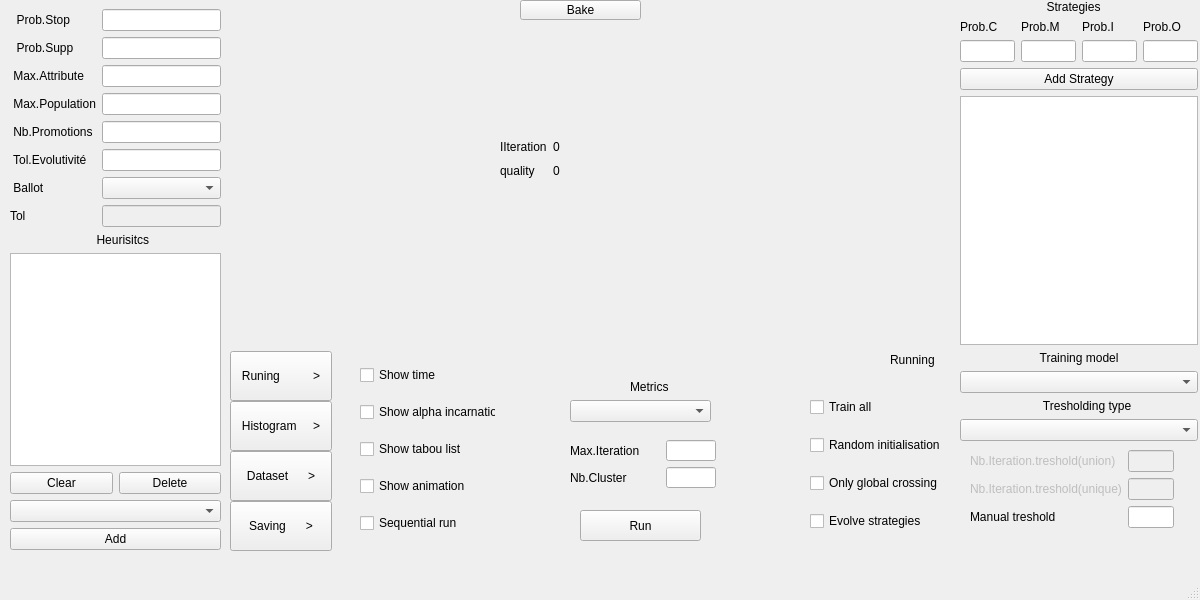
<?xml version="1.0" encoding="UTF-8"?>
<ui version="4.0">
 <class>MainWindow</class>
 <widget class="QMainWindow" name="MainWindow">
  <property name="sizePolicy">
   <sizepolicy hsizetype="Fixed" vsizetype="Fixed">
    <horstretch>0</horstretch>
    <verstretch>0</verstretch>
   </sizepolicy>
  </property>
  <property name="minimumSize">
   <size>
    <width>1200</width>
    <height>600</height>
   </size>
  </property>
  <property name="maximumSize">
   <size>
    <width>1200</width>
    <height>600</height>
   </size>
  </property>
  <property name="windowTitle">
   <string>HyperHeuristic</string>
  </property>
  <property name="unifiedTitleAndToolBarOnMac">
   <bool>false</bool>
  </property>
  <widget class="QWidget" name="centralwidget">
   <widget class="QWidget" name="verticalLayoutWidget_2">
    <property name="geometry">
     <rect>
      <x>960</x>
      <y>0</y>
      <width>238</width>
      <height>441</height>
     </rect>
    </property>
    <layout class="QVBoxLayout" name="Strategie">
     <item>
      <widget class="QLabel" name="label_10">
       <property name="text">
        <string>                          Strategies</string>
       </property>
      </widget>
     </item>
     <item>
      <layout class="QGridLayout" name="gridLayout">
       <item row="1" column="3">
        <widget class="QLineEdit" name="prob_i"/>
       </item>
       <item row="1" column="1">
        <widget class="QLineEdit" name="prob_c"/>
       </item>
       <item row="0" column="2">
        <widget class="QLabel" name="label_12">
         <property name="text">
          <string>Prob.M</string>
         </property>
        </widget>
       </item>
       <item row="0" column="3">
        <widget class="QLabel" name="label_13">
         <property name="text">
          <string>Prob.I</string>
         </property>
        </widget>
       </item>
       <item row="0" column="4">
        <widget class="QLabel" name="label_14">
         <property name="text">
          <string>Prob.O</string>
         </property>
        </widget>
       </item>
       <item row="1" column="4">
        <widget class="QLineEdit" name="prob_o"/>
       </item>
       <item row="0" column="1">
        <widget class="QLabel" name="label_11">
         <property name="text">
          <string>Prob.C</string>
         </property>
        </widget>
       </item>
       <item row="1" column="2">
        <widget class="QLineEdit" name="prob_m"/>
       </item>
      </layout>
     </item>
     <item>
      <widget class="QPushButton" name="add_strategy">
       <property name="text">
        <string>Add Strategy</string>
       </property>
      </widget>
     </item>
     <item>
      <widget class="QTableWidget" name="strategies">
       <attribute name="horizontalHeaderDefaultSectionSize">
        <number>59</number>
       </attribute>
      </widget>
     </item>
     <item>
      <widget class="QLabel" name="label_15">
       <property name="text">
        <string>                        Training model</string>
       </property>
      </widget>
     </item>
     <item>
      <widget class="QComboBox" name="training_model"/>
     </item>
     <item>
      <widget class="QLabel" name="label_19">
       <property name="text">
        <string>                         Tresholding type</string>
       </property>
      </widget>
     </item>
     <item>
      <widget class="QComboBox" name="treshold_type"/>
     </item>
    </layout>
   </widget>
   <widget class="QWidget" name="seuil" native="true">
    <property name="enabled">
     <bool>true</bool>
    </property>
    <property name="geometry">
     <rect>
      <x>970</x>
      <y>450</y>
      <width>211</width>
      <height>101</height>
     </rect>
    </property>
    <widget class="QWidget" name="formLayoutWidget_2">
     <property name="geometry">
      <rect>
       <x>0</x>
       <y>0</y>
       <width>204</width>
       <height>101</height>
      </rect>
     </property>
     <layout class="QFormLayout" name="panel">
      <item row="0" column="0">
       <widget class="QLabel" name="union_treshold_label">
        <property name="enabled">
         <bool>false</bool>
        </property>
        <property name="text">
         <string>Nb.Iteration.treshold(union) </string>
        </property>
       </widget>
      </item>
      <item row="0" column="1">
       <widget class="QLineEdit" name="nb_tresholding_union">
        <property name="enabled">
         <bool>false</bool>
        </property>
       </widget>
      </item>
      <item row="1" column="0">
       <widget class="QLabel" name="unique_treshold_label">
        <property name="enabled">
         <bool>false</bool>
        </property>
        <property name="text">
         <string>Nb.Iteration.treshold(unique)</string>
        </property>
       </widget>
      </item>
      <item row="1" column="1">
       <widget class="QLineEdit" name="nb_tresholding_unique">
        <property name="enabled">
         <bool>false</bool>
        </property>
       </widget>
      </item>
      <item row="2" column="0">
       <widget class="QLabel" name="manual_treshold_label">
        <property name="text">
         <string>Manual treshold</string>
        </property>
       </widget>
      </item>
      <item row="2" column="1">
       <widget class="QLineEdit" name="manual_treshold"/>
      </item>
     </layout>
    </widget>
   </widget>
   <widget class="QWidget" name="verticalLayoutWidget_3">
    <property name="geometry">
     <rect>
      <x>10</x>
      <y>9</y>
      <width>211</width>
      <height>541</height>
     </rect>
    </property>
    <layout class="QVBoxLayout" name="Parametres">
     <item>
      <layout class="QVBoxLayout" name="verticalLayout">
       <item>
        <layout class="QFormLayout" name="formLayout">
         <property name="sizeConstraint">
          <enum>QLayout::SetDefaultConstraint</enum>
         </property>
         <item row="1" column="0">
          <widget class="QLabel" name="label_2">
           <property name="text">
            <string>  Prob.Supp </string>
           </property>
          </widget>
         </item>
         <item row="1" column="1">
          <widget class="QLineEdit" name="prob_supp"/>
         </item>
         <item row="2" column="0">
          <widget class="QLabel" name="label_3">
           <property name="text">
            <string> Max.Attribute</string>
           </property>
          </widget>
         </item>
         <item row="2" column="1">
          <widget class="QLineEdit" name="max_attribute"/>
         </item>
         <item row="3" column="0">
          <widget class="QLabel" name="label_6">
           <property name="text">
            <string> Max.Population</string>
           </property>
          </widget>
         </item>
         <item row="3" column="1">
          <widget class="QLineEdit" name="max_population"/>
         </item>
         <item row="4" column="0">
          <widget class="QLabel" name="label_7">
           <property name="text">
            <string> Nb.Promotions</string>
           </property>
          </widget>
         </item>
         <item row="4" column="1">
          <widget class="QLineEdit" name="nb_promotions"/>
         </item>
         <item row="5" column="0">
          <widget class="QLabel" name="label_8">
           <property name="text">
            <string> Tol.Evolutivité</string>
           </property>
          </widget>
         </item>
         <item row="5" column="1">
          <widget class="QLineEdit" name="tol_evolutivite"/>
         </item>
         <item row="6" column="0">
          <widget class="QLabel" name="label_9">
           <property name="text">
            <string> Ballot</string>
           </property>
          </widget>
         </item>
         <item row="0" column="0">
          <widget class="QLabel" name="label">
           <property name="text">
            <string>  Prob.Stop  </string>
           </property>
          </widget>
         </item>
         <item row="0" column="1">
          <widget class="QLineEdit" name="prob_stop"/>
         </item>
         <item row="6" column="1">
          <widget class="QComboBox" name="ballot"/>
         </item>
         <item row="7" column="1">
          <widget class="QLineEdit" name="tol">
           <property name="enabled">
            <bool>false</bool>
           </property>
          </widget>
         </item>
         <item row="7" column="0">
          <widget class="QLabel" name="label_24">
           <property name="enabled">
            <bool>true</bool>
           </property>
           <property name="text">
            <string>Tol</string>
           </property>
          </widget>
         </item>
        </layout>
       </item>
       <item>
        <widget class="QLabel" name="label_4">
         <property name="text">
          <string>                          Heurisitcs</string>
         </property>
        </widget>
       </item>
       <item>
        <widget class="QListWidget" name="heuristics"/>
       </item>
       <item>
        <layout class="QHBoxLayout" name="horizontalLayout">
         <item>
          <widget class="QPushButton" name="clear">
           <property name="baseSize">
            <size>
             <width>0</width>
             <height>10</height>
            </size>
           </property>
           <property name="text">
            <string>Clear</string>
           </property>
          </widget>
         </item>
         <item>
          <widget class="QPushButton" name="delete_h">
           <property name="baseSize">
            <size>
             <width>0</width>
             <height>10</height>
            </size>
           </property>
           <property name="text">
            <string>Delete</string>
           </property>
          </widget>
         </item>
        </layout>
       </item>
       <item>
        <widget class="QComboBox" name="add_heuristics"/>
       </item>
       <item>
        <widget class="QPushButton" name="heuristics_button">
         <property name="text">
          <string>Add</string>
         </property>
        </widget>
       </item>
      </layout>
     </item>
    </layout>
   </widget>
   <widget class="QWidget" name="verticalLayoutWidget_4">
    <property name="geometry">
     <rect>
      <x>230</x>
      <y>351</y>
      <width>102</width>
      <height>202</height>
     </rect>
    </property>
    <layout class="QVBoxLayout" name="MidTools">
     <property name="spacing">
      <number>0</number>
     </property>
     <property name="sizeConstraint">
      <enum>QLayout::SetNoConstraint</enum>
     </property>
     <item>
      <widget class="QPushButton" name="running">
       <property name="minimumSize">
        <size>
         <width>100</width>
         <height>50</height>
        </size>
       </property>
       <property name="text">
        <string>Runing          &gt;</string>
       </property>
      </widget>
     </item>
     <item>
      <widget class="QPushButton" name="histogram">
       <property name="minimumSize">
        <size>
         <width>100</width>
         <height>50</height>
        </size>
       </property>
       <property name="text">
        <string>Histogram     &gt;</string>
       </property>
      </widget>
     </item>
     <item>
      <widget class="QPushButton" name="dataset">
       <property name="minimumSize">
        <size>
         <width>100</width>
         <height>50</height>
        </size>
       </property>
       <property name="text">
        <string>Dataset      &gt;</string>
       </property>
      </widget>
     </item>
     <item>
      <widget class="QPushButton" name="saving">
       <property name="minimumSize">
        <size>
         <width>100</width>
         <height>50</height>
        </size>
       </property>
       <property name="text">
        <string>Saving      &gt;</string>
       </property>
      </widget>
     </item>
    </layout>
   </widget>
   <widget class="QWidget" name="Running" native="true">
    <property name="enabled">
     <bool>true</bool>
    </property>
    <property name="geometry">
     <rect>
      <x>330</x>
      <y>350</y>
      <width>631</width>
      <height>201</height>
     </rect>
    </property>
    <widget class="QLabel" name="label_20">
     <property name="geometry">
      <rect>
       <x>560</x>
       <y>0</y>
       <width>61</width>
       <height>21</height>
      </rect>
     </property>
     <property name="text">
      <string>Running</string>
     </property>
     <property name="textFormat">
      <enum>Qt::RichText</enum>
     </property>
    </widget>
    <widget class="QPushButton" name="run">
     <property name="geometry">
      <rect>
       <x>250</x>
       <y>160</y>
       <width>121</width>
       <height>31</height>
      </rect>
     </property>
     <property name="text">
      <string>Run</string>
     </property>
    </widget>
    <widget class="QWidget" name="verticalLayoutWidget_5">
     <property name="geometry">
      <rect>
       <x>30</x>
       <y>9</y>
       <width>136</width>
       <height>181</height>
      </rect>
     </property>
     <layout class="QVBoxLayout" name="verticalLayout_2">
      <item>
       <widget class="QCheckBox" name="show_time">
        <property name="minimumSize">
         <size>
          <width>0</width>
          <height>30</height>
         </size>
        </property>
        <property name="text">
         <string>Show time</string>
        </property>
       </widget>
      </item>
      <item>
       <widget class="QCheckBox" name="show_alpha_incarnation">
        <property name="minimumSize">
         <size>
          <width>0</width>
          <height>30</height>
         </size>
        </property>
        <property name="text">
         <string>Show alpha incarnation</string>
        </property>
       </widget>
      </item>
      <item>
       <widget class="QCheckBox" name="show_tabou_list">
        <property name="minimumSize">
         <size>
          <width>0</width>
          <height>30</height>
         </size>
        </property>
        <property name="text">
         <string>Show tabou list</string>
        </property>
       </widget>
      </item>
      <item>
       <widget class="QCheckBox" name="show_animation">
        <property name="minimumSize">
         <size>
          <width>0</width>
          <height>30</height>
         </size>
        </property>
        <property name="text">
         <string>Show animation</string>
        </property>
       </widget>
      </item>
      <item>
       <widget class="QCheckBox" name="sequential_run">
        <property name="minimumSize">
         <size>
          <width>0</width>
          <height>30</height>
         </size>
        </property>
        <property name="text">
         <string>Sequential run</string>
        </property>
       </widget>
      </item>
     </layout>
    </widget>
    <widget class="QLabel" name="label_21">
     <property name="geometry">
      <rect>
       <x>300</x>
       <y>30</y>
       <width>47</width>
       <height>13</height>
      </rect>
     </property>
     <property name="text">
      <string>Metrics</string>
     </property>
    </widget>
    <widget class="QComboBox" name="metrics">
     <property name="enabled">
      <bool>true</bool>
     </property>
     <property name="geometry">
      <rect>
       <x>240</x>
       <y>50</y>
       <width>141</width>
       <height>22</height>
      </rect>
     </property>
    </widget>
    <widget class="QWidget" name="formLayoutWidget_3">
     <property name="geometry">
      <rect>
       <x>240</x>
       <y>90</y>
       <width>146</width>
       <height>48</height>
      </rect>
     </property>
     <layout class="QFormLayout" name="formLayout_3">
      <item row="0" column="0">
       <widget class="QLabel" name="label_22">
        <property name="text">
         <string>Max.Iteration      </string>
        </property>
       </widget>
      </item>
      <item row="0" column="1">
       <widget class="QLineEdit" name="max_iteration"/>
      </item>
      <item row="1" column="0">
       <widget class="QLabel" name="label_23">
        <property name="text">
         <string>Nb.Cluster</string>
        </property>
       </widget>
      </item>
      <item row="1" column="1">
       <widget class="QLineEdit" name="nb_cluster"/>
      </item>
     </layout>
    </widget>
    <widget class="QWidget" name="verticalLayoutWidget_6">
     <property name="geometry">
      <rect>
       <x>480</x>
       <y>40</y>
       <width>136</width>
       <height>151</height>
      </rect>
     </property>
     <layout class="QVBoxLayout" name="verticalLayout_3">
      <item>
       <widget class="QCheckBox" name="train_all">
        <property name="minimumSize">
         <size>
          <width>0</width>
          <height>30</height>
         </size>
        </property>
        <property name="text">
         <string>Train all</string>
        </property>
       </widget>
      </item>
      <item>
       <widget class="QCheckBox" name="random_initalisation">
        <property name="minimumSize">
         <size>
          <width>0</width>
          <height>30</height>
         </size>
        </property>
        <property name="text">
         <string>Random initialisation</string>
        </property>
       </widget>
      </item>
      <item>
       <widget class="QCheckBox" name="only_global_crossing">
        <property name="minimumSize">
         <size>
          <width>0</width>
          <height>30</height>
         </size>
        </property>
        <property name="text">
         <string>Only global crossing</string>
        </property>
       </widget>
      </item>
      <item>
       <widget class="QCheckBox" name="evolve_strategies">
        <property name="minimumSize">
         <size>
          <width>0</width>
          <height>30</height>
         </size>
        </property>
        <property name="text">
         <string>Evolve strategies</string>
        </property>
       </widget>
      </item>
     </layout>
    </widget>
   </widget>
   <widget class="QPushButton" name="bake">
    <property name="geometry">
     <rect>
      <x>520</x>
      <y>0</y>
      <width>121</width>
      <height>20</height>
     </rect>
    </property>
    <property name="text">
     <string>Bake</string>
    </property>
   </widget>
   <widget class="QWidget" name="formLayoutWidget_4">
    <property name="geometry">
     <rect>
      <x>500</x>
      <y>140</y>
      <width>160</width>
      <height>41</height>
     </rect>
    </property>
    <layout class="QFormLayout" name="formLayout_2">
     <property name="verticalSpacing">
      <number>10</number>
     </property>
     <item row="0" column="0">
      <widget class="QLabel" name="label_5">
       <property name="text">
        <string>IIteration</string>
       </property>
      </widget>
     </item>
     <item row="0" column="1">
      <widget class="QLabel" name="iteration">
       <property name="text">
        <string>0</string>
       </property>
      </widget>
     </item>
     <item row="1" column="0">
      <widget class="QLabel" name="label_18">
       <property name="text">
        <string>quality</string>
       </property>
      </widget>
     </item>
     <item row="1" column="1">
      <widget class="QLabel" name="quality">
       <property name="text">
        <string>0</string>
       </property>
      </widget>
     </item>
    </layout>
   </widget>
  </widget>
  <widget class="QMenuBar" name="menubar">
   <property name="geometry">
    <rect>
     <x>0</x>
     <y>0</y>
     <width>1200</width>
     <height>21</height>
    </rect>
   </property>
  </widget>
  <widget class="QStatusBar" name="statusbar"/>
 </widget>
 <resources/>
 <connections/>
</ui>
